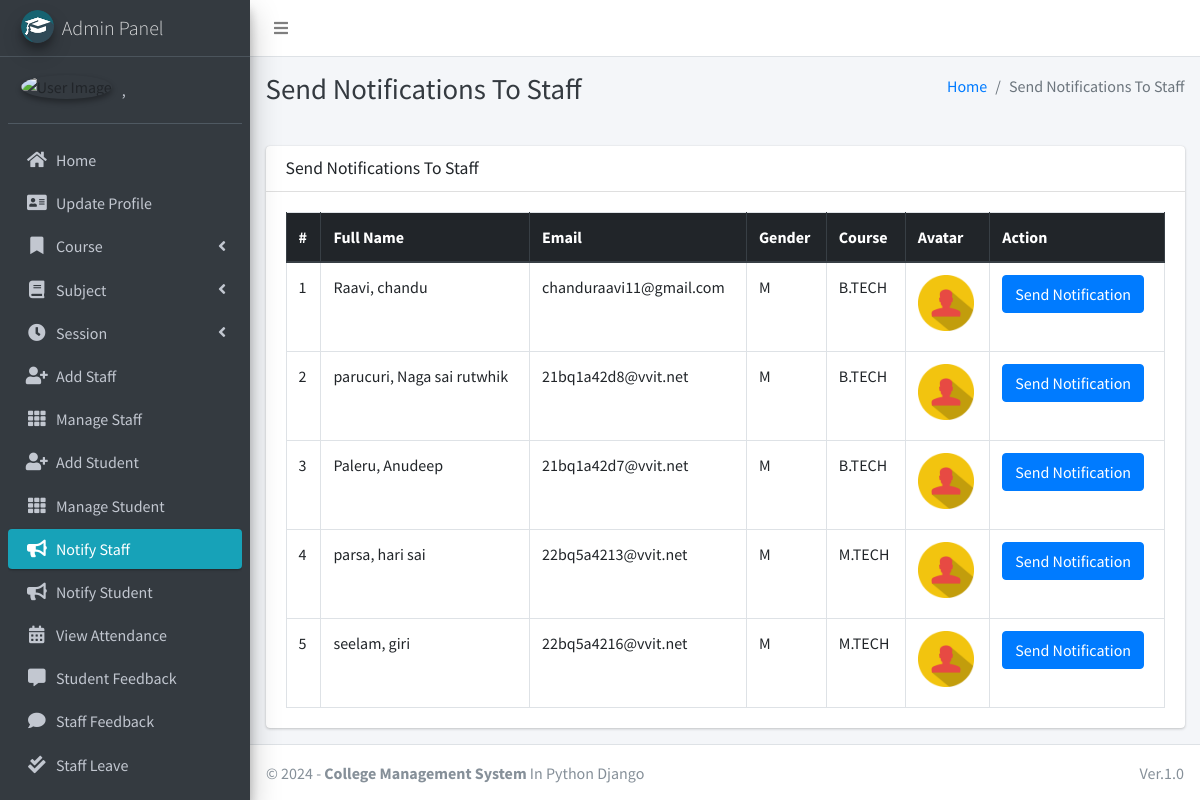
The page /admin_notify_staff (signed in) on the database its author committed.
### main_app/models.py (models this page shows, shortened)
class CustomUser(AbstractUser):
    USER_TYPE = ((1, "HOD"), (2, "Staff"), (3, "Student"))
    GENDER = [("M", "Male"), ("F", "Female")]
    username = None  # Removed username, using email instead
    email = models.EmailField(unique=True)
    user_type = models.CharField(default=1, choices=USER_TYPE, max_length=1)
    gender = models.CharField(max_length=1, choices=GENDER)
    profile_pic = models.ImageField()
    address = models.TextField()
    fcm_token = models.TextField(default="")  # For firebase notifications
    created_at = models.DateTimeField(auto_now_add=True)
    updated_at = models.DateTimeField(auto_now=True)
    USERNAME_FIELD = "email"
    REQUIRED_FIELDS = []
    objects = CustomUserManager()
    def __str__(self):
        return self.last_name + ", " + self.first_name

class Staff(models.Model):
    course = models.ForeignKey(Course, on_delete=models.DO_NOTHING, null=True, blank=False)
    admin = models.OneToOneField(CustomUser, on_delete=models.CASCADE)

class Course(models.Model):
    name = models.CharField(max_length=120)
    created_at = models.DateTimeField(auto_now_add=True)
    updated_at = models.DateTimeField(auto_now=True)

### main_app/hod_views.py (the view)
# urls.py: path("admin_notify_staff", hod_views.admin_notify_staff,
def admin_notify_staff(request):
    staff = CustomUser.objects.filter(user_type=2)
    context = {
        'page_title': "Send Notifications To Staff",
        'allStaff': staff
    }
    return render(request, "hod_template/staff_notification.html", context)

### main_app/templates/hod_template/staff_notification.html (shortened to what this page needs)
{% extends 'main_app/base.html' %}
{% load static %}
{% block page_title %}{{page_title}}{% endblock page_title %}
{% block content %}
<section class="content">
    <div class="container-fluid">
        <div class="row">
            <div class="col-md-12">
                <div class="card">
                    <div class="card-header">
                        <h3 class="card-title">{{page_title}}</h3>
                    </div>
                    <div class="card-body">
                        <table id="example2" class="table table-bordered table-hover">
                            <thead class="thead-dark">
                                <tr>
                                    <th>#</th>
                                    <th>Full Name</th>
                                    <th>Email</th>
                                    <th>Gender</th>
                                    <th>Course</th>
                                    <th>Avatar</th>
                                    <th>Action</th>
                                </tr>
                            </thead>
                            <tbody>
                                {% for staff in allStaff %}
                                <tr>
                                    <td>{{ forloop.counter }}</td>
                                    <td>{{staff.last_name}}, {{staff.first_name}}</td>
                                    <td>{{staff.email}}</td>
                                    <td>{{staff.gender}}</td>
                                    <td>{{staff.staff.course.name}}</td>
                                    <td>
                                        {% if staff.profile_pic == ""  %}
                                        No Image
                                        {% else %}
                                        <img class="img img-fluid mb-2" height="56" width="56"
                                            src="{{staff.profile_pic}}" alt="">
                                        {% endif %}
                                    </td>
                                    <td><button data-toggle = "modal" data-target = "#myModal"class="btn btn-primary show_notification" value="{{staff.id}}">Send Notification</button>
                                    </td>
                                </tr>
                                {% endfor %}
                            </tbody>
                        </table>
                    </div>
                </div>
            </div>
        </div>
    </div>
</section>
{% endblock content %}

### main_app/templates/main_app/sidebar_template.html (shortened to what this page needs)
{% load static %}
<aside class="main-sidebar sidebar-dark-info elevation-4">
    {% if request.user.user_type == '1' %}
    <a href="{% url 'admin_home' %}" class="brand-link">
        <img src="{% static 'dist/img/cmsl.png' %} " alt="AdminLTE Logo"
            class="brand-image img-circle elevation-3" >
        <span class="brand-text font-weight-light">Admin Panel</span>
    </a>
    <div class="sidebar">
        <div class="user-panel mt-3 pb-3 mb-3 d-flex">
            <div class="image">
                <img src="{{ request.user.profile_pic}}" class="img-circle elevation-2" alt="User Image">
            </div>
            <div class="info">
                <a href="#" class="d-block">{{user}}</a>
            </div>
        </div>
        <nav class="mt-2">
            <ul class="nav nav-pills nav-sidebar flex-column" data-widget="treeview" role="menu" data-accordion="false">
                <li class="nav-item">
                    {% url 'admin_home' as admin_home %}
                    <a href="{{admin_home}}" class="nav-link {% if admin_home == request.path %} active {% endif %}">
                        <i class="nav-icon fas fa-home"></i>
                        <p>
                            Home
                        </p>
                    </a>
                </li>
                <li class="nav-item">
                    {% url 'admin_view_profile' as admin_view_profile %}
                    <a href="{{admin_view_profile}}"
                        class="nav-link {% if admin_view_profile == request.path %} active {% endif %}">
                        <i class="nav-icon fas fa-address-card"></i>
                        <p>
                            Update Profile
                        </p>
                    </a>
                </li>
                <li class="nav-item has-treeview">
                    <a href="#" class="nav-link">
                        <i class="nav-icon fas fa-bookmark"></i>
                        <p>
                            Course
                            <i class="fas fa-angle-left right"></i>
                        </p>
                    </a>
                </li>
                <li class="nav-item has-treeview">
                    <a href="#" class="nav-link">
                        <i class="nav-icon fas fa-book"></i>
                        <p>
                            Subject
                            <i class="fas fa-angle-left right"></i>
                        </p>
                    </a>
                </li>
                <li class="nav-item has-treeview">
                    <a href="#" class="nav-link">
                        <i class="nav-icon fas fa-clock"></i>
                        <p>
                            Session
                            <i class="fas fa-angle-left right"></i>
                        </p>
                    </a>
                </li>
                <li class="nav-item">
                    {% url 'add_staff' as add_staff %}
                    <a href="{{add_staff}}" class="nav-link {% if add_staff == request.path %} active {% endif %}">
                        <i class="nav-icon fas fa-user-plus"></i>
                        <p>
                            Add Staff
                        </p>
                    </a>
                </li>
                <li class="nav-item">
                    {% url 'manage_staff' as manage_staff %}
                    {% url 'edit_staff' staff_id as edit_staff %}
                    <a href="{{manage_staff}}"
                        class="nav-link {% if manage_staff == request.path or request.path == edit_staff %} active {% endif %}">
                        <i class="nav-icon fas fa-th"></i>
                        <p>
                            Manage Staff
                        </p>
                    </a>
                </li>
                <li class="nav-item">
                    {% url 'add_student' as add_student%}
                    <a href="{{add_student}}" class="nav-link  {% if add_student == request.path %} active {% endif %}">
                        <i class="nav-icon fas fa-user-plus"></i>
                        <p>
                            Add Student
                        </p>
                    </a>
                </li>
                <li class="nav-item">
                    {% url 'manage_student' as manage_student %}
                    {% url 'edit_student' student_id as edit_student %}
                    <a href="{{manage_student}}"
                        class="nav-link  {% if edit_student == request.path or manage_student == request.path %} active {% endif %}">
                        <i class="nav-icon fas fa-th"></i>
                        <p>
                            Manage Student
                        </p>
                    </a>
                </li>
                <li class="nav-item">
                    {% url 'admin_notify_staff' as admin_notify_staff %}
                    <a href="{{admin_notify_staff}}"
                        class="nav-link {% if admin_notify_staff == request.path %} active {% endif %}">
                        <i class="nav-icon fas fa-bullhorn"></i>
                        <p>
                            Notify Staff
                        </p>
                    </a>
                </li>
                <li class="nav-item">
                    {% url 'admin_notify_student' as admin_notify_student %}
                    <a href="{{admin_notify_student}}"
                        class="nav-link {% if admin_notify_student == request.path %} active {% endif %}">
                        <i class="nav-icon fas fa-bullhorn"></i>
                        <p>
                            Notify Student
                        </p>
                    </a>
                </li>
                <li class="nav-item">
                    {% url 'admin_view_attendance' as admin_view_attendance %}
                <li class="nav-item">
                    <a href="{{admin_view_attendance}}"
                        class="nav-link  {% if admin_view_attendance == request.path %} active {% endif %}">
                        <i class="nav-icon fas fa-calendar-alt"></i>
                        <p>
                            View Attendance
                        </p>
                    </a>
                </li>
                <li class="nav-item">
                    {% url 'student_feedback_message' as student_feedback_message %}
                    <a href="{{ student_feedback_message }}"
                        class="nav-link  {% if student_feedback_message == request.path %} active {% endif %}">
                        <i class="nav-icon fas fa-comment-alt"></i>
                        <p>
                            Student Feedback
                        </p>
                    </a>
                </li>
                <li class="nav-item">
                    {% url 'staff_feedback_message' as staff_feedback_message %}
                    <a href="{{staff_feedback_message}}"
                        class="nav-link   {% if staff_feedback_message == request.path %} active {% endif %}">
                        <i class="nav-icon fas fa-comment"></i>
                        <p>
                            Staff Feedback
                        </p>
                    </a>
                </li>
                <li class="nav-item">
                    {% url 'view_staff_leave' as view_staff_leave %}
                    <a href="{{view_staff_leave}}"
                        class="nav-link  {% if view_staff_leave == request.path %} active {% endif %}">
                        <i class="nav-icon fas fa-check-double"></i>
                        <p>
                            Staff Leave
                        </p>
                    </a>
                </li>
                <li class="nav-item">
                    {% url 'view_student_leave' as view_student_leave %}
                    <a href="{% url 'view_student_leave' %}"
                        class="nav-link  {% if view_student_leave == request.path %} active {% endif %}">
                    </a>
                </li>
                                        {% endif %}
                                    </ul>
                                </nav>
                            </div>
</aside>

### rows shown on the page
CustomUser: last_name+first_name ","
CustomUser: last_name "Raavi", first_name "chandu", email "chanduraavi11@gmail.com", gender "M", staff.course.name "B.TECH", profile_pic (picture)
CustomUser: last_name "parucuri", first_name "Naga sai rutwhik", email "21bq1a42d8@vvit.net", gender "M", staff.course.name "B.TECH", profile_pic (picture)
CustomUser: last_name "Paleru", first_name "Anudeep", email "21bq1a42d7@vvit.net", gender "M", staff.course.name "B.TECH", profile_pic (picture)
CustomUser: last_name "parsa", first_name "hari sai", email "22bq5a4213@vvit.net", gender "M", staff.course.name "M.TECH", profile_pic (picture)
CustomUser: last_name "seelam", first_name "giri", email "22bq5a4216@vvit.net", gender "M", staff.course.name "M.TECH", profile_pic (picture)

### other values the page prints
{{ page_title }} "Send Notifications To Staff"
